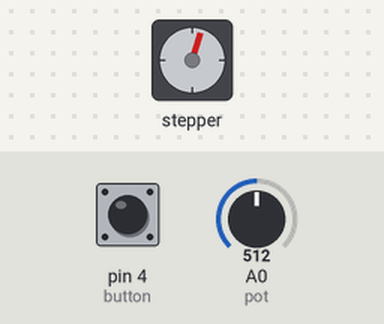
A sketch run on a simulated Arduino Uno, built with avr-gcc and run on an emulated ATmega328P. On the bench: stepper motor. The inputs (shaded band) are chosen by the test bench; at power-on: A0 (pot) = 512, pin 4 (button) HIGH. Stepper angles assume 20 steps per turn.

Above: at 1.2 s.
1.3 s: A0 (pot) set to 900
At 1.46 s:
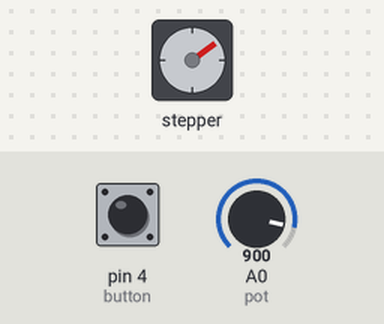
4.3 s: pin 4 (button) pulled LOW for 3.2 s
At 4.3 s:
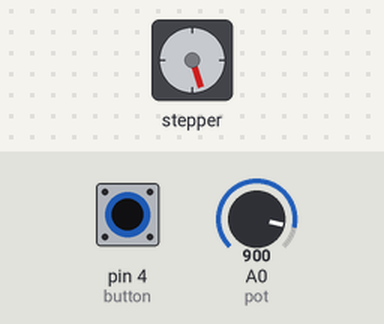
10.2 s: A0 (pot) set to 716
At 11.2 s:
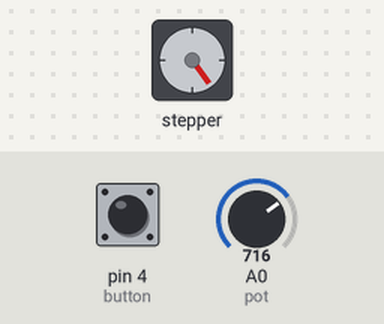
13.2 s: A0 (pot) set to 0
16.2 s: pin 4 (button) pulled LOW for 0.15 s
Timing chart, 0 to 20.3 s (numbered marks = the images above; inputs shaded):
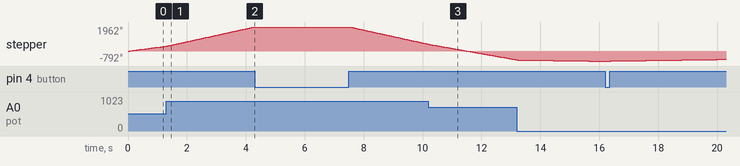

The sketch:

stepper_motor.ino
```cpp
#include <Stepper.h>


#define STEPS 20


Stepper stepper(STEPS, 8, 9, 10, 11);

const int button =  4;
const int pot    = A0;

void setup()
{

  pinMode(button, INPUT_PULLUP);
}

int direction_ = 1, speed_ = 0;

void loop()
{
  if ( digitalRead(button) == 0 )
    if ( debounce() )
    {
      direction_ *= -1;
      while ( debounce() ) ;
    }


  int val = analogRead(pot);


  if ( speed_ != map(val, 0, 1023, 5, 100) )
  {
    speed_ = map(val, 0, 1023, 5, 100);

    stepper.setSpeed(speed_);
  }


  stepper.step(direction_);

}


bool debounce()
{
  byte count = 0;
  for(byte i = 0; i < 5; i++) {
    if (digitalRead(button) == 0)
      count++;
    delay(10);
  }
  if(count > 2)  return 1;
  else           return 0;
}
```
